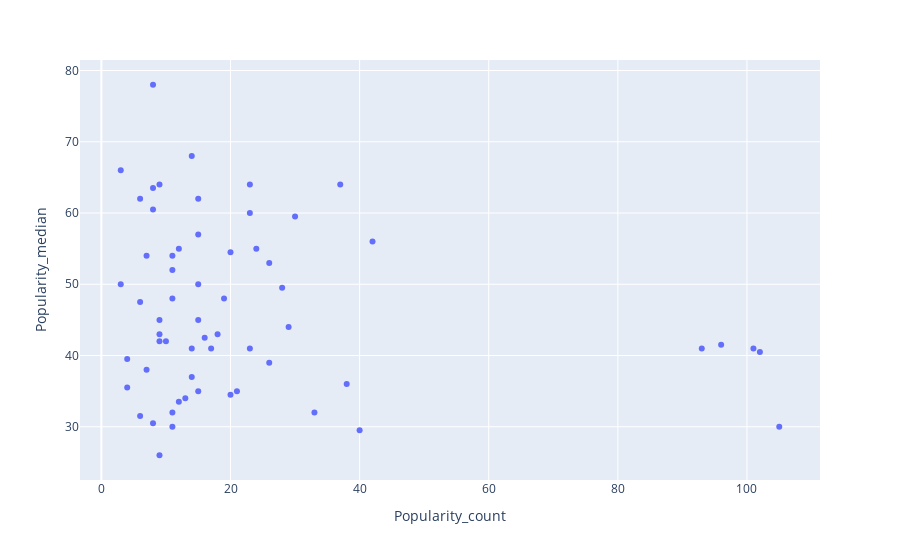

Notebook code cell kept with this figure:
### Markdown cell above
Now for some more plots. I'm wondering if there is a relationship between the number of films in a given year and the median Popularity. I'm comparing two series of numeric data so I'm going to use [scatter charts](https://plotly.com/python/line-and-scatter/).

### Code cell
fig = px.scatter(df_yvp, x='Popularity_count', y='Popularity_median')
fig.show()

### Figure 1 — Plotly figure (JSON) as saved in the notebook; plotly's stock layout.template omitted (floating-point values rounded to 4 significant figures)
{"data": [{"hovertemplate": "Popularity_count=%{x}<br>Popularity_median=%{y}<extra></extra>", "legendgroup": "", "marker": {"color": "#636efa", "symbol": "circle"}, "mode": "markers", "name": "", "orientation": "v", "showlegend": false, "type": "scatter", "x": [3, 9, 8, 3, 4, 8, 6, 9, 8, 11, 11, 7, 6, 8, 4, 7, 9, 9, 14, 15, 11, 6, 10, 15, 11, 20, 15, 16, 12, 9, 11, 14, 15, 14, 13, 12, 21, 15, 20, 19, 28, 23, 24, 26, 23, 23, 17, 29, 18, 33, 30, 26, 37, 40, 38, 42, 93, 102, 96, 101, 105], "xaxis": "x", "y": [50, 64, 63.5, 66, 35.5, 60.5, 62, 45, 30.5, 30, 52, 38, 47.5, 78, 39.5, 54, 42, 43, 37, 62, 54, 31.5, 42, 57, 48, 54.5, 45, 42.5, 33.5, 26, 32, 41, 35, 68, 34, 55, 35, 50, 34.5, 48, 49.5, 60, 55, 39, 41, 64, 41, 44, 43, 32, 59.5, 53, 64, 29.5, 36, 56, 41, 40.5, 41.5, 41, 30], "yaxis": "y"}], "layout": {"autosize": true, "legend": {"tracegroupgap": 0}, "margin": {"t": 60}, "xaxis": {"anchor": "y", "autorange": true, "domain": [0, 1], "range": [-3.376, 111.4], "title": {"text": "Popularity_count"}, "type": "linear"}, "yaxis": {"anchor": "x", "autorange": true, "domain": [0, 1], "range": [21.97, 82.03], "title": {"text": "Popularity_median"}, "type": "linear"}}}
